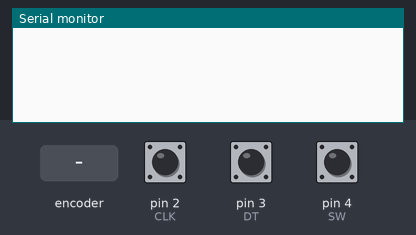
The sketch below on a simulated Arduino Uno, built with avr-gcc and run on an emulated ATmega328P. Shown: the last lines printed to the serial monitor. The inputs (shaded band) are chosen by the test bench; at power-on: pin 4 (SW) HIGH, pin 2 (CLK) HIGH, pin 3 (DT) HIGH.

Above: at 1.2 s.
1.3 s: rotary encoder on pin 2 (CLK) / pin 3 (DT) turned 1 step (first pin leading)
At 1.9 s:
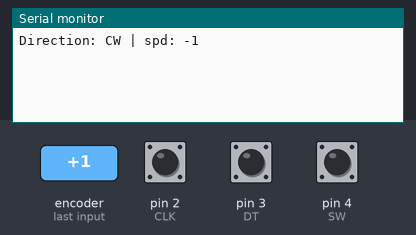
3.0 s: pin 4 (SW) pulled LOW for 0.15 s
At 3.8 s:
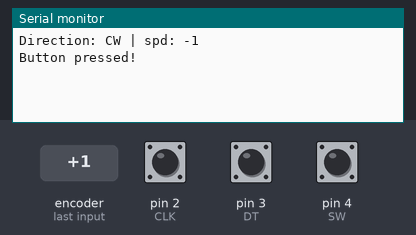
4.6 s: rotary encoder on pin 2 (CLK) / pin 3 (DT) turned 2 steps (second pin leading)
At 5.5 s:
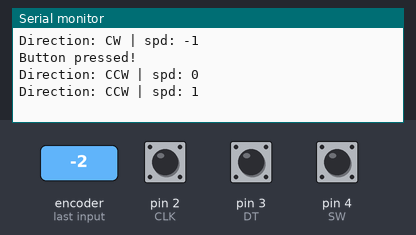

Measured:
- after the input at 1.3 s, the serial monitor: prints a new line after 0.05 s (image 1)
- after the input at 3.0 s, the serial monitor: prints a new line at once (image 2)
- after the input at 4.6 s, the serial monitor: prints a new line after 0.08 s (image 3)

The sketch:

speedencoder.ino
```cpp
// Rotary Encoder Inputs
#define CLK 2
#define DT 3
#define SW 4

int spd = 0;
int currentSPD;
int lastSPD;
String currentDir ="";
unsigned long lastButtonPress = 0;

void setup() {

  // Set encoder pins as inputs
  pinMode(CLK,INPUT);
  pinMode(DT,INPUT);
  pinMode(SW, INPUT_PULLUP);

  // Setup Serial Monitor
  Serial.begin(9600);

  // Read the initial state of CLK
  lastSPD = digitalRead(CLK);
}

void loop() {

  // Read the current state of CLK
  currentSPD = digitalRead(CLK);

  // If last and current state of CLK are different, then pulse occurred
  // React to only 1 state change to avoid double count
  if (currentSPD != lastSPD  && currentSPD == 1){

    // If the DT state is different than the CLK state then
    // the encoder is rotating CCW so decrement
    if (digitalRead(DT) != currentSPD) {
      spd --;
      currentDir ="CW";
    } else {
      // Encoder is rotating CW so increment
      spd ++;
      currentDir ="CCW";
    }

    Serial.print("Direction: ");
    Serial.print(currentDir);
    Serial.print(" | spd: ");
    Serial.println(spd);
  }

  // Remember last CLK state
  lastSPD = currentSPD;

  // Read the button state
  int btnState = digitalRead(SW);

  //If we detect LOW signal, button is pressed
  if (btnState == LOW) {
    //if 50ms have passed since last LOW pulse, it means that the
    //button has been pressed, released and pressed again
    if (millis() - lastButtonPress > 50) {
      Serial.println("Button pressed!");
    }

    // Remember last button press event
    lastButtonPress = millis();
  }

  // Put in a slight delay to help debounce the reading
  delay(1);
}
```
